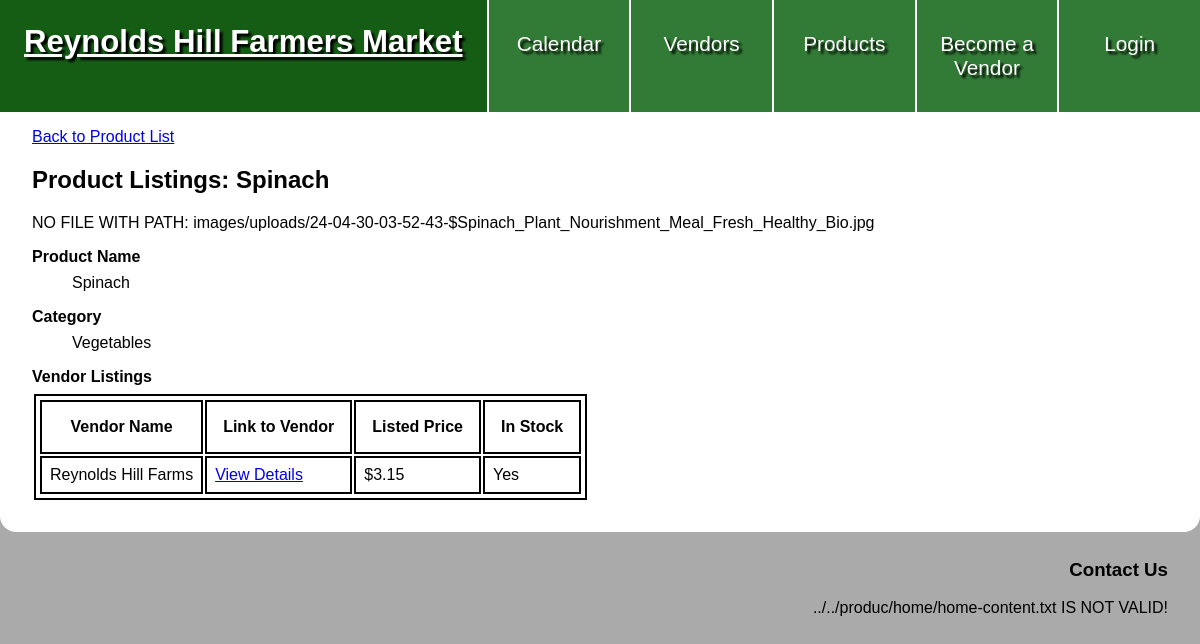
The page /products/show.php?id=1 on the database its author committed.
### tables this page shows
CREATE TABLE `products` (
  `product_id` int NOT NULL,
  `prd_category_id` int NOT NULL,
  `product_name` varchar(50) NOT NULL
);

CREATE TABLE `images` (
  `image_id` int NOT NULL,
  `im_user_id` int NOT NULL,
  `content` varchar(255) NOT NULL,
  `upload_date` datetime NOT NULL DEFAULT CURRENT_TIMESTAMP,
  `alt_text` text,
  `im_vendor_id` int DEFAULT NULL,
  `im_product_id` int DEFAULT NULL,
  `image_purpose` varchar(255) DEFAULT NULL
);

CREATE TABLE `product_categories` (
  `category_id` int NOT NULL,
  `category_name` varchar(50) NOT NULL
);

CREATE TABLE `vendor_inventory` (
  `inventory_id` int NOT NULL,
  `inv_vendor_id` int NOT NULL,
  `inv_product_id` int NOT NULL,
  `listing_price` decimal(10,2) DEFAULT NULL,
  `in_stock` tinyint(1) NOT NULL
);

CREATE TABLE `vendors` (
  `vendor_id` int NOT NULL,
  `vd_user_id` int DEFAULT NULL,
  `vendor_display_name` varchar(50) NOT NULL,
  `vendor_desc` text NOT NULL,
  `address` varchar(255) NOT NULL,
  `city` varchar(255) NOT NULL,
  `vd_state_id` int NOT NULL,
  `zip` int NOT NULL,
  `is_pending` tinyint(1) NOT NULL
);

### private/classes/Product.class.php (called while the page is built, shortened)
<?php
class Product extends DatabaseObject {
  public $product_id;
  public $inventory_listings = [];
  static public function find_by_id($product_id) {
    $sql = "SELECT p.product_id, p.prd_category_id, c.category_name, p.product_name ";
    $sql .= "FROM products p, product_categories c ";
    $sql .= "WHERE p.prd_category_id = c.category_id ";
    $sql .= "AND p.product_id = '" . $product_id . "';";
    $result = static::find_by_sql($sql);
    if($result){
      return $result[0];
    } else {
      return false;
    }
  }
  public function populate_listings(){
    $this->inventory_listings = VendorInventory::find_by_product($this->product_id);
  }
  public function filter_listings_by_date($given_date){
    $unfiltered_listings = $this->inventory_listings;
    $filtered_listings = VendorInventory::filter_vendors_by_date($unfiltered_listings, $given_date);
    $this->inventory_listings = $filtered_listings;
  }
}
?>

### private/classes/DatabaseObject.class.php (called while the page is built, shortened)
<?php
class DatabaseObject {
  static protected $database;
  static public function set_database($database) {
    self::$database = $database;
  }
  static public function find_by_sql($sql) {
    $result = self::$database->query($sql);
    $object_array = [];
    while($record = $result->fetch_assoc()) {
      $object_array[] = static::instantiate($record);
    }
    if(count($object_array) > 0){
      return $object_array;
    } else {
      return false;
    }
  }
  static protected function instantiate($record) {
    $object = new static;
    foreach($record as $property => $value) {
      if(property_exists($object, $property)) {
        $object->$property = $value;
      }
    }
    return $object;
  }
}
?>

### private/classes/Vendor.class.php (called while the page is built, shortened)
<?php
class Vendor extends DatabaseObject
{
  static protected $table_name = 'vendors';
  static public function find_by_id($vendor_id)
  {
    $sql = "SELECT * ";
    $sql .= "FROM " . static::$table_name . " ";
    $sql .= "WHERE vendor_id = " . $vendor_id . ";";
    $result = static::find_by_sql($sql);
    if ($result) {
      return $result[0];
    } else {
      return false;
    }
  }
}

### public/products/show.php (the view, shortened to what this page needs)
<?php
$product_id = h($_GET['id']);
$product = Product::find_by_id($product_id);
$next_market_day = CalendarDate::get_next_market_day();
$product->populate_listings();
if ($next_market_day) {
  $product->filter_listings_by_date($next_market_day);
}
$product_images = Image::find_by_product($product_id);
if ($product_images) {
  $images_sorted_by_product_id = Image::sort_images_by_product_id($product_images);
  $selected_images_by_product_id = Image::randomly_select_image_per_product($images_sorted_by_product_id, 3);
  $selected_images =  $selected_images_by_product_id[$product_id];
}
?>
<?php include(SHARED_PATH . '/public_header.php'); ?>
<main class="show">
  <a href="<?php echo url_for('products.php') ?>">Back to Product List</a>
  <h2>Product Listings: <?php echo $product->product_name; ?></h2>
  <?php
  if (isset($selected_images)) {
    foreach ($selected_images as $image) {
      $image->print_image(400, 400);
    }
  }
  ?>
  <dl>
    <dt>Product Name</dt>
    <dd><?php echo $product->product_name; ?></dd>
    <dt>Category</dt>
    <dd><?php echo $product->category_name; ?></dd>
    <dt>Vendor Listings</dt>
    <?php
    if ($product->inventory_listings) {
      VendorInventory::create_vendor_table($product->inventory_listings);
    } else {
      echo "We couldn't find any vendors listed as carrying " . $product->product_name . " on the next market day: " . $next_market_day->date . ".";
    }
    ?>
  </dl>
</main>
<?php include(SHARED_PATH . '/public_footer.php'); ?>

### private/classes/Image.class.php (shortened to what this page needs)
<?php
class Image extends DatabaseObject {
  static protected $table_name = 'images';
  public $content;
  static public $public_image_path = 'images/uploads/';
  static public function find_by_product($product_id) {
    $sql = "SELECT * FROM " . static::$table_name . " ";
    $sql .= "WHERE im_product_id = '" . $product_id . "';";
    return static::find_by_sql($sql);
  }
  public function print_image($max_width, $max_height, $grow=true) {
    if(!file_exists(path_to_public() . Image::$public_image_path . $this->content)) {
      echo "NO FILE WITH PATH: " . path_to_public() . Image::$public_image_path . $this->content;
      return false;}
  }
  static public function sort_images_by_product_id($image_array) {
    $images_sorted_by_product_id = [];
    foreach($image_array as $image) {
      $images_sorted_by_product_id[$image->im_product_id][] = $image;
    }
    return $images_sorted_by_product_id;
  }
  static public function randomly_select_image_per_product($images_sorted_by_product_id, $image_count_per=1) {
    $unsorted_assoc = $images_sorted_by_product_id;
    $selected_images_by_product_id = [];
    if($image_count_per <= 1) {
      foreach($unsorted_assoc as $product_id => $images) {
        if(count($images) == 1) {
          $selected_images_by_product_id[$product_id] = $images[0];
        }
        else {
          $selected_index = random_int(0, count($images)-1);
          $selected_images_by_product_id[$product_id] = $images[$selected_index];
        }
      }
      return $selected_images_by_product_id;
    }
    else {
      foreach($unsorted_assoc as $product_id => $images) {
        if(count($images) <= $image_count_per) {
          $selected_images_by_product_id[$product_id] = $images;
        }
      }
      return $selected_images_by_product_id;
    }
  }
}

### private/classes/VendorInventory.class.php (shortened to what this page needs)
<?php
class VendorInventory extends DatabaseObject {
  static protected $table_name = 'vendor_inventory';
  public $inv_vendor_id;
  public function populate_vendor(){
    $this->vendor = Vendor::find_by_id($this->inv_vendor_id);
  }
  static public function find_by_product($product_id) {
    $sql = "SELECT * FROM " . static::$table_name . " ";
    $sql .= "WHERE inv_product_id = '" . $product_id . "';";
    $obj_array = static::find_by_sql($sql);
    if(!empty($obj_array)) {
      foreach($obj_array as $vendorInventory){
        $vendorInventory->populate_vendor();
      }
      return $obj_array;
    } else {
      return false;
    }
  }
  static public function create_vendor_table($vendor_list){
    echo "<table>";
    echo "<tr>";
    echo "<th>Vendor Name</th>";
    echo "<th>Link to Vendor</th>";
    echo "<th>Listed Price</th>";
    echo "<th>In Stock</th>";
    echo "</tr>";
    foreach($vendor_list as $inventory_listing){
      echo "<tr>";
        echo "<td>" . $inventory_listing->vendor->vendor_display_name . "</td>";
        echo '<td><a href="' . url_for('/vendors/show.php?id=' . $inventory_listing->vendor->vendor_id) . '">View Details</a></td>';
        echo "<td>$" . $inventory_listing->listing_price . "</td>";
        echo "<td>" . ($inventory_listing->in_stock ? "Yes" : "No") . "</td>";
        echo "</tr>";
    }
    echo "</table>";
  }
}
?>

### public/css/styles.css (style rules this page uses)
* { box-sizing: border-box; }
html { font: 16px Verdana, Geneva, Tahoma, sans-serif; }
body { background-color: #aaa; margin: 0; }
main { padding: 1rem 2rem; }
table, th, td, caption { border: 2px solid black; margin: 2px; padding: 2px; }
table { margin-top: .5rem; }
th { margin-top: 0; min-width: 60px; }
main:not(#calendar) th { padding: 1rem; }
td { padding: 2px 6px; vertical-align: top; }
dt { font-weight: bold; margin: 1rem 0 .5rem; }
.show td { padding: .5rem; }

### rows shown on the page
products: product_name "Spinach", prd_category.category_name "Vegetables"
images: content "24-04-30-03-52-43-$Spinach_Plant_Nourishment_Meal_Fresh_Healthy_Bio.jpg"
vendor_inventory: inv_vendor.vendor_display_name "Reynolds Hill Farms", listing_price "3.15", in_stock "Yes"

### other values the page prints
$filepath "../../produc/home/home-content.txt"
